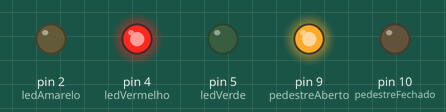
Simulated run of this sketch. Board: Arduino Uno, built with avr-gcc and run on an emulated ATmega328P. Shown: output pins drawn as LEDs (lit = HIGH).

Above: at 0.9 s.
At 2.6 s:
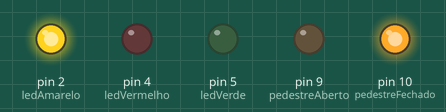
At 3.9 s:
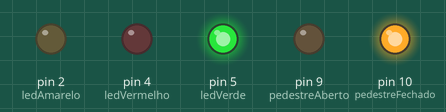
Timing chart, 0 to 5.7 s (numbered marks = the images above):
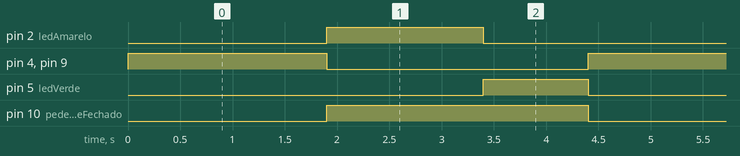

The sketch:

semaforo_de_veiculo_e_pedestre1.ino
```cpp
// Definição dos pinos para os LEDs do semáforo e pedestre
int ledVermelho = 4;        // LED Vermelho do semáforo conectado ao pino 4
int ledAmarelo = 2;         // LED Amarelo do semáforo conectado ao pino 2
int ledVerde = 5;           // LED Verde do semáforo conectado ao pino 5
int pedestreFechado = 10;   // LED para pedestre "não pode atravessar" conectado ao pino 10
int pedestreAberto = 9;     // LED para pedestre "pode atravessar" conectado ao pino 9

void setup() {
  // Configuração dos pinos como saída para controlar os LEDs
  pinMode(ledVermelho, OUTPUT);       // Define o pino do LED Vermelho como saída
  pinMode(ledAmarelo, OUTPUT);        // Define o pino do LED Amarelo como saída
  pinMode(ledVerde, OUTPUT);          // Define o pino do LED Verde como saída
  pinMode(pedestreFechado, OUTPUT);   // Define o pino do LED "Pedestre Fechado" como saída
  pinMode(pedestreAberto, OUTPUT);    // Define o pino do LED "Pedestre Aberto" como saída
}

void loop() {
  // Fase 1: Semáforo Vermelho e Pedestre pode atravessar
  digitalWrite(ledVermelho, HIGH);     // Liga o LED Vermelho do semáforo (veículos param)
  digitalWrite(ledAmarelo, LOW);       // Garante que o LED Amarelo esteja apagado
  digitalWrite(ledVerde, LOW);         // Garante que o LED Verde esteja apagado
  digitalWrite(pedestreAberto, HIGH);  // Liga o LED de "pedestre pode atravessar"
  digitalWrite(pedestreFechado, LOW);  // Apaga o LED de "pedestre não pode atravessar"
  delay(1900);                         // Mantém essa fase por 1.9 segundos

  // Fase 2: Semáforo Amarelo e Pedestre deve esperar
  digitalWrite(ledVermelho, LOW);      // Apaga o LED Vermelho do semáforo
  digitalWrite(ledAmarelo, HIGH);      // Liga o LED Amarelo do semáforo (atenção para veículos)
  digitalWrite(ledVerde, LOW);         // Garante que o LED Verde esteja apagado
  digitalWrite(pedestreAberto, LOW);   // Apaga o LED de "pedestre pode atravessar"
  digitalWrite(pedestreFechado, HIGH); // Liga o LED de "pedestre deve esperar"
  delay(1500);                         // Mantém essa fase por 1.5 segundos

  // Fase 3: Semáforo Verde e Pedestre deve esperar
  digitalWrite(ledVermelho, LOW);      // Garante que o LED Vermelho esteja apagado
  digitalWrite(ledAmarelo, LOW);       // Apaga o LED Amarelo do semáforo
  digitalWrite(ledVerde, HIGH);        // Liga o LED Verde do semáforo (veículos podem seguir)
  digitalWrite(pedestreAberto, LOW);   // Apaga o LED de "pedestre pode atravessar"
  digitalWrite(pedestreFechado, HIGH); // Liga o LED de "pedestre deve esperar"
  delay(1000);                         // Mantém essa fase por 1 segundo
}
```

Measured:
- by itself, pin 2 (ledAmarelo): alternates HIGH for 1.5 s and LOW for 2.9 s
- by itself, pin 4 (ledVermelho), pin 9 (pedestreAberto): alternates HIGH for 1.9 s and LOW for 2.5 s
- by itself, pin 5 (ledVerde): alternates HIGH for 1.0 s and LOW for 3.4 s
- by itself, pin 10 (pedestreFechado): alternates HIGH for 2.5 s and LOW for 1.9 s
